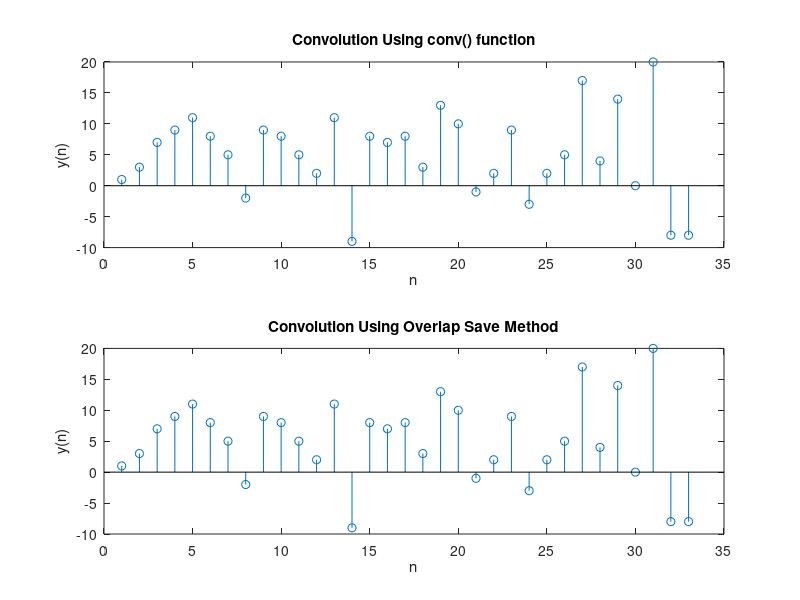

The MATLAB script that drew this image:
close All
clear All
clc
x=[1,2,3,4,5,1,2,4,3,1,6,0,1,2,4,1,3,6,3,1,4,2,1,0,4,3,6,0,8,4]
h=[1 1 2 -2];
L=5;
N1=length(x);
M=length(h);
lc=conv(x,h);
x=[x zeros(1,mod(-N1,L)) zeros(1,L)];
N2=length(x);
h=[h zeros(1,L-1)];
H=fft(h,L+M-1);
S=N2/L;
index=1:L;
xm=x(index);		
x1=[zeros(1,M-1) xm];	
X=[];
for stage=1:S
    X1=fft(x1,L+M-1);
    Y=X1.*H;
    Y=ifft(Y);
    index2=M:M+L-1;
    Y=Y(index2);		
    X=[X Y];
    index3=(((stage)*L)-M+2):((stage+1)*L);		
    if(index3(L+M-1)<=N2)
    x1=x(index3);
    end
end;
i=1:N1+M-1;
X=X(i);
similarity=corrcoef(X,lc)		
figure()
subplot(2,1,1)
stem(lc);
title('Convolution Using conv() function')
xlabel('n');
ylabel('y(n)');
subplot(2,1,2)
stem(X);
title('Convolution Using Overlap Save Method')
xlabel('n');
ylabel('y(n)');
